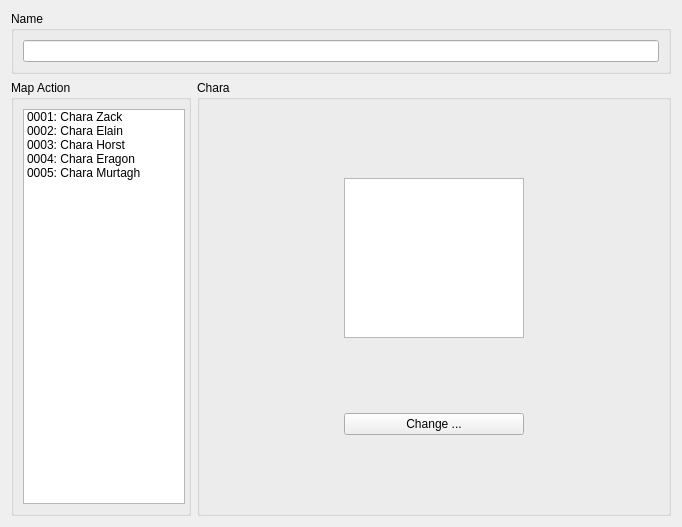
              <widget class="QWidget" name="scrollCharacterPropertiesContents_3">
               <property name="geometry">
                <rect>
                 <x>0</x>
                 <y>0</y>
                 <width>682</width>
                 <height>527</height>
                </rect>
               </property>
               <layout class="QGridLayout" name="gridLayout_22">
                <item row="0" column="0" colspan="2">
                 <widget class="QGroupBox" name="groupCharaSetName">
                  <property name="enabled">
                   <bool>true</bool>
                  </property>
                  <property name="sizePolicy">
                   <sizepolicy hsizetype="Preferred" vsizetype="Fixed">
                    <horstretch>0</horstretch>
                    <verstretch>0</verstretch>
                   </sizepolicy>
                  </property>
                  <property name="minimumSize">
                   <size>
                    <width>0</width>
                    <height>50</height>
                   </size>
                  </property>
                  <property name="title">
                   <string>Name</string>
                  </property>
                  <property name="alignment">
                   <set>Qt::AlignLeading|Qt::AlignLeft|Qt::AlignTop</set>
                  </property>
                  <layout class="QGridLayout" name="gridLayout_49">
                   <item row="0" column="0">
                    <widget class="QLineEdit" name="lineCharaSetName">
                     <property name="sizePolicy">
                      <sizepolicy hsizetype="Expanding" vsizetype="Expanding">
                       <horstretch>0</horstretch>
                       <verstretch>0</verstretch>
                      </sizepolicy>
                     </property>
                     <property name="minimumSize">
                      <size>
                       <width>0</width>
                       <height>0</height>
                      </size>
                     </property>
                    </widget>
                   </item>
                  </layout>
                 </widget>
                </item>
                <item row="1" column="0">
                 <widget class="QGroupBox" name="groupCharaSetAction">
                  <property name="minimumSize">
                   <size>
                    <width>180</width>
                    <height>0</height>
                   </size>
                  </property>
                  <property name="maximumSize">
                   <size>
                    <width>180</width>
                    <height>800</height>
                   </size>
                  </property>
                  <property name="title">
                   <string>Map Action</string>
                  </property>
                  <layout class="QGridLayout" name="gridLayout_50">
                   <item row="0" column="0">
                    <widget class="QListWidget" name="listCharaSetAction">
                     <property name="minimumSize">
                      <size>
                       <width>162</width>
                       <height>0</height>
                      </size>
                     </property>
                     <property name="maximumSize">
                      <size>
                       <width>162</width>
                       <height>16777215</height>
                      </size>
                     </property>
                     <item>
                      <property name="text">
                       <string>0001: Chara Zack</string>
                      </property>
                     </item>
                     <item>
                      <property name="text">
                       <string>0002: Chara Elain</string>
                      </property>
                     </item>
                     <item>
                      <property name="text">
                       <string>0003: Chara Horst</string>
                      </property>
                     </item>
                     <item>
                      <property name="text">
                       <string>0004: Chara Eragon</string>
                      </property>
                     </item>
                     <item>
                      <property name="text">
                       <string>0005: Chara Murtagh</string>
                      </property>
                     </item>
                    </widget>
                   </item>
                  </layout>
                 </widget>
                </item>
                <item row="1" column="1">
                 <widget class="QGroupBox" name="groupCharaSetGraphic">
                  <property name="maximumSize">
                   <size>
                    <width>16777215</width>
                    <height>800</height>
                   </size>
                  </property>
                  <property name="title">
                   <string>Chara</string>
                  </property>
                  <layout class="QGridLayout" name="gridLayout_52">
                   <item row="0" column="1">
                    <widget class="QGraphicsView" name="graphicsCharaSet">
                     <property name="minimumSize">
                      <size>
                       <width>180</width>
                       <height>160</height>
                      </size>
                     </property>
                     <property name="maximumSize">
                      <size>
                       <width>180</width>
                       <height>160</height>
                      </size>
                     </property>
                    </widget>
                   </item>
                   <item row="1" column="1">
                    <widget class="QPushButton" name="pushCharaSetChange">
                     <property name="text">
                      <string>Change ...</string>
                     </property>
                    </widget>
                   </item>
                  </layout>
                 </widget>
                </item>
               </layout>
              </widget>
